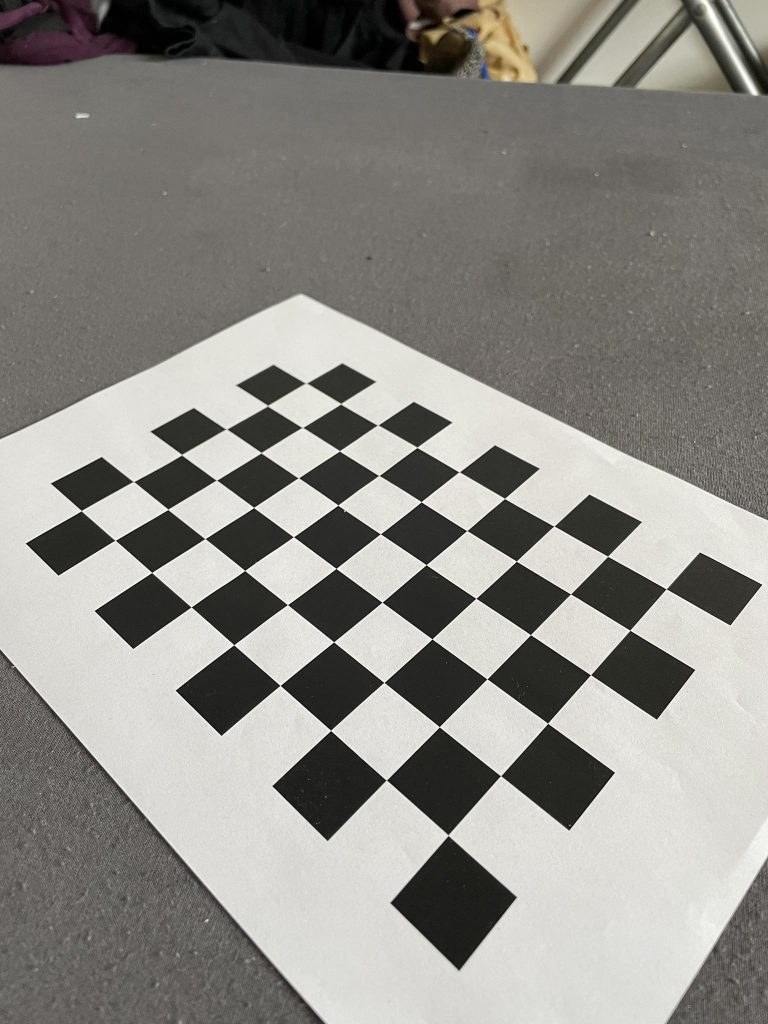
#> input picture chessboards/board1.jpg, 1536 x 2048 px (shown at 1/2 size); its folder holds 5 pictures in this run
$ python combined.py
#> lines starting #> are read from the running program, lines starting #| are printed output that depends on the picture; after the words box and inside, x2 and y2 are one past the last pixel; in counts of white or black regions, pixels touching at a corner belong together
import numpy as np
import cv2 as cv
import glob

def get_corners():
    # Specify the path to the images
    folder_path = 'C:\\Users\\luiho\\OneDrive\\Desktop\\AI\\AI sem 1 (periods 3-4)\\CompVis\\chessboards'
    image_path_pattern = f'{folder_path}\\*.jpg'

    # Create a list of image file paths
    images = glob.glob(image_path_pattern)

    # Termination criteria
    criteria = (cv.TERM_CRITERIA_EPS + cv.TERM_CRITERIA_MAX_ITER, 30, 0.001)

    # Prepare object points, like (0, 0, 0), (1, 0, 0), ..., (6, 5, 0)
    objp = np.zeros((6 * 7, 3), np.float32)
    objp[:, :2] = np.mgrid[0:7, 0:6].T.reshape(-1, 2)

    # Create the window outside the loop
    cv.namedWindow('img', cv.WINDOW_NORMAL)

    objpoints = []
    imgpoints = []

    for fname in images:
        img = cv.imread(fname)
#> img is the input picture: shape (2048, 1536, 3); mean B, G, R 134.9, 140, 141.8
        gray = cv.cvtColor(img, cv.COLOR_BGR2GRAY)

        # Find the chessboard corners
        ret, corners = cv.findChessboardCorners(gray, (9, 6), None)
#> ret = True; corners = 54 rows, first 8: [897, 1672], [773.1, 1560.6], [661.7, 1461.3], [560.7, 1371.4], [468.2, 1290.3], [383, 1214.5], [304.1, 1145.5], [231.3, 1081.1]

        # If found, add object points, image points (after refining them)
        if ret:
            objpoints.append(objp)
            corners2 = cv.cornerSubPix(gray, corners, (11, 11), (-1, -1), criteria)
#> corners2 = 54 rows, first 8: [896.6, 1670.9], [773.2, 1560.6], [661.8, 1461.3], [560.7, 1371.4], [468.2, 1290.1], [382.8, 1214.4], [304.1, 1145.4], [231.1, 1081]
            imgpoints.append(corners2)

            # Draw and display the corners
            cv.drawChessboardCorners(img, (9, 6), corners2, ret)
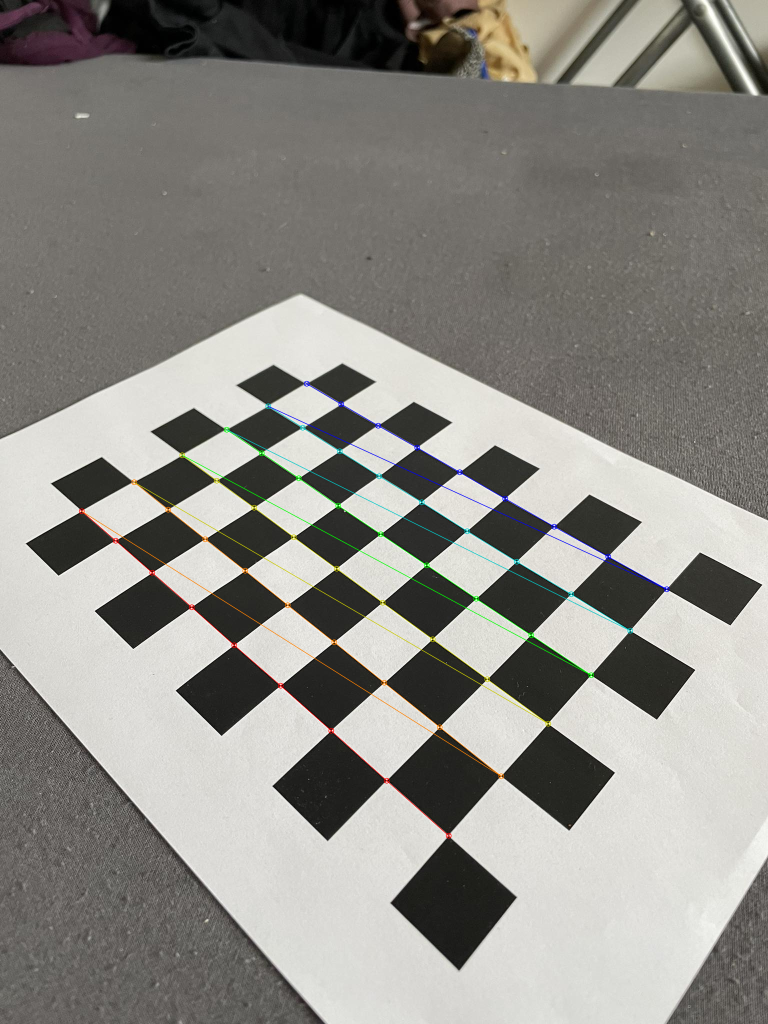
#> img: shape (2048, 1536, 3) (shown at 1/2 size); 0.95% of pixels changed, all inside (x1, y1, x2, y2) = (157, 761, 1340, 1678)
            # Adjust the size of window
            cv.resizeWindow('img', img.shape[1], img.shape[0])

            print(fname +"-valid")

            # Show the image
            cv.imshow('img', img)
            cv.waitKey(1000)   # Adjustable according to user's device
        else:
            print(fname +"-invalid")

            cv2.setMouseCallback('img', click_event)
#> pass 2 of the loop in get_corners, `for fname in images:`:
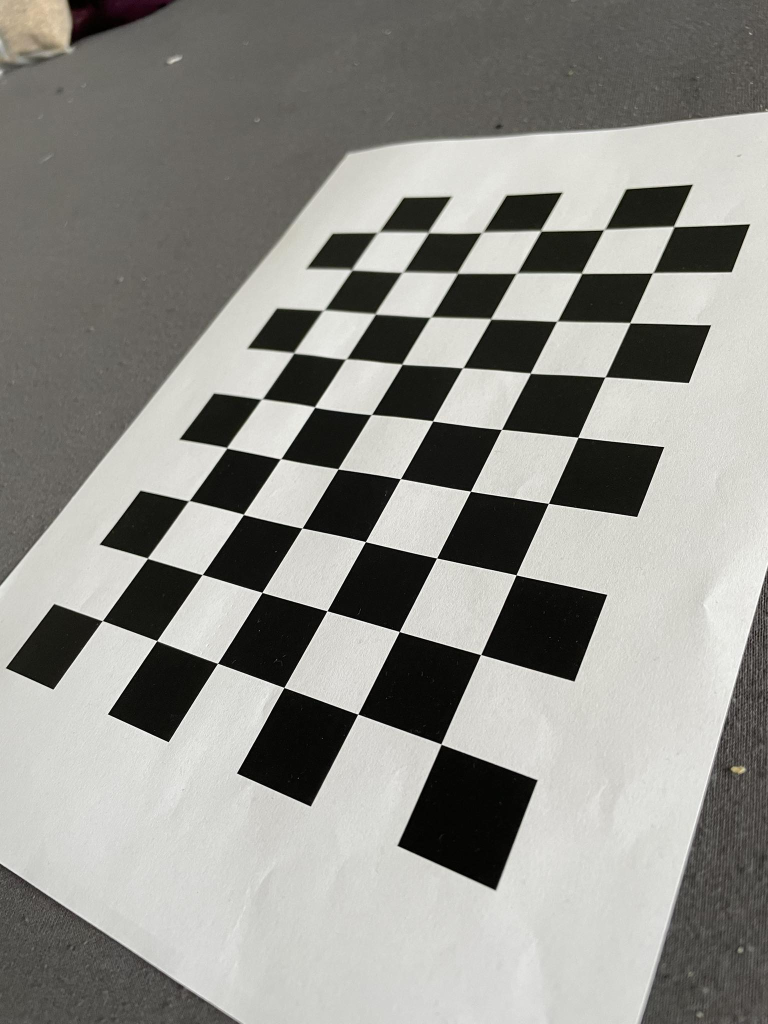
#> input picture chessboards/board10.jpg, 1536 x 2048 px (shown at 1/2 size)
#> in get_corners, img is the input picture: shape (2048, 1536, 3); mean B, G, R 138.7, 143.8, 144.4
#> corners = 54 rows, first 8: [205.4, 1241.4], [295.5, 1116.5], [379.6, 1001.5], [453.9, 897.4], [524, 798.5], [588.8, 707.4], [648.5, 621], [704.5, 540]
#> corners2 = 54 rows, first 8: [205.2, 1241.7], [295.5, 1116.8], [378.4, 1001.8], [454, 896.2], [524, 798.5], [588, 706.4], [647.9, 620.6], [704.3, 540.5]
#> in get_corners, `cv.drawChessboardCorners(img, (9, 6), corners2, ret)`:
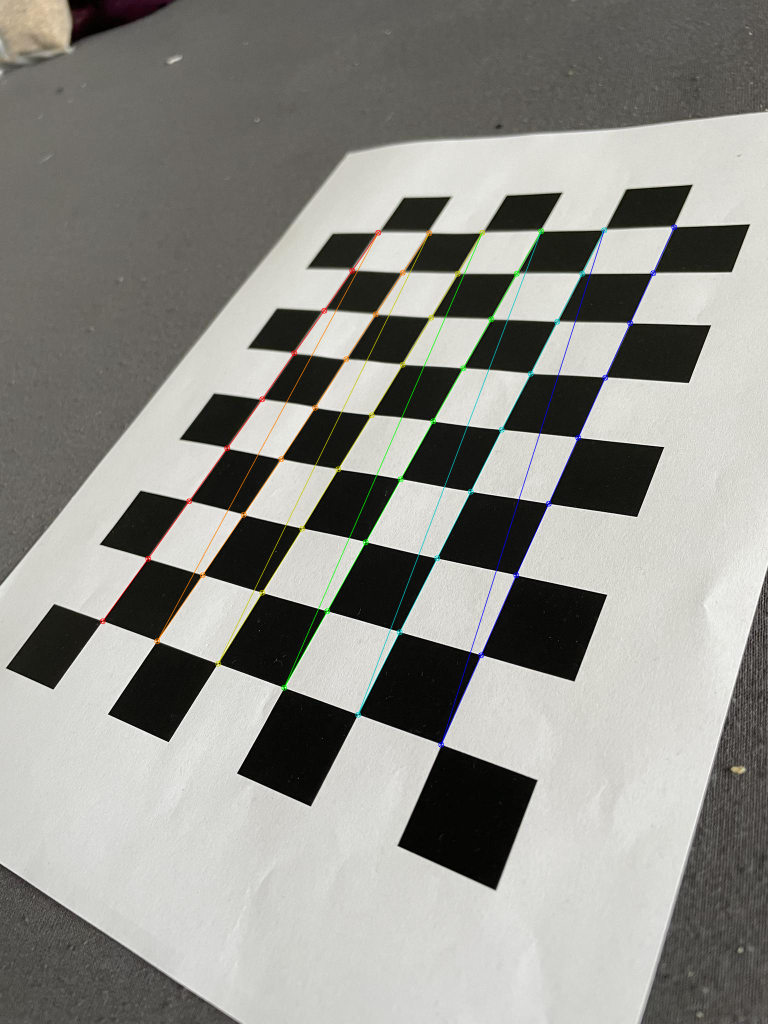
#> img: shape (2048, 1536, 3) (shown at 1/2 size); 1.1% of pixels changed, all inside (x1, y1, x2, y2) = (199, 448, 1355, 1496)
#> pass 3 of the loop in get_corners, `for fname in images:`:
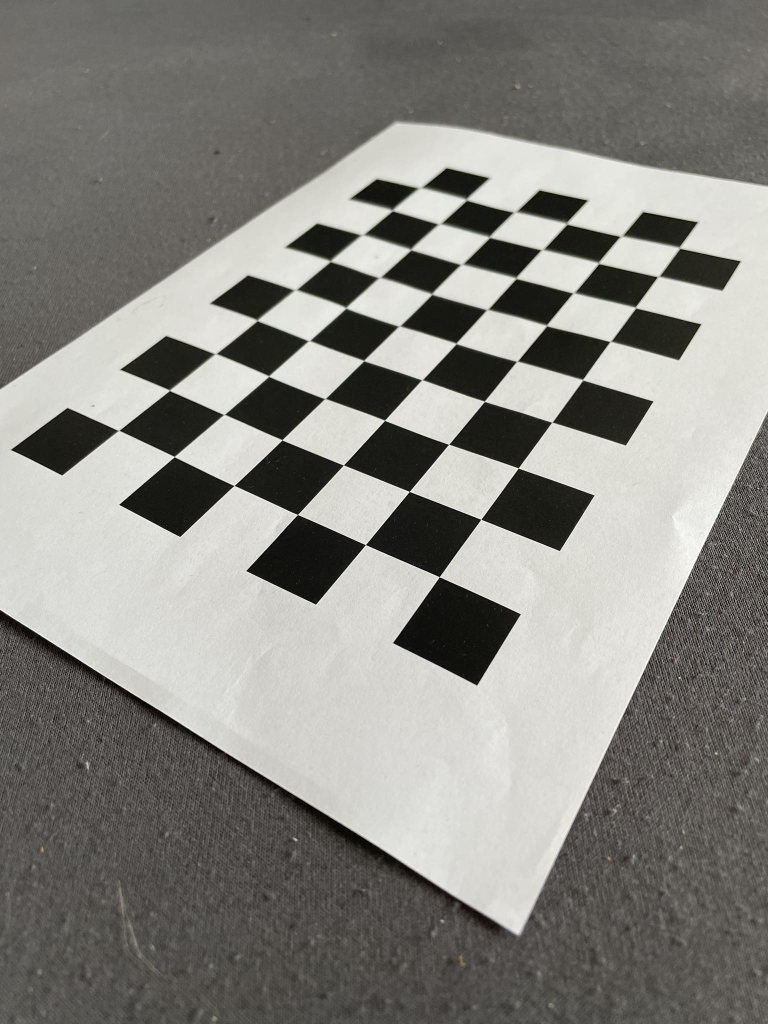
#> input picture chessboards/board11.jpg, 1536 x 2048 px (shown at 1/2 size)
#> in get_corners, img is the input picture: shape (2048, 1536, 3); mean B, G, R 128.4, 133.4, 134.4
#> corners = 54 rows, first 8: [239, 861.6], [339.6, 782.3], [430.5, 705.5], [514.5, 643.3], [590.5, 579.5], [661, 522], [723.4, 467.9], [785, 420.5]
#> corners2 = 54 rows, first 8: [238.2, 861.3], [339.4, 781.1], [431.7, 708.1], [514.8, 641.3], [591.6, 580.3], [661, 523.1], [725.1, 470.6], [785.3, 421.6]
#> in get_corners, `cv.drawChessboardCorners(img, (9, 6), corners2, ret)`:
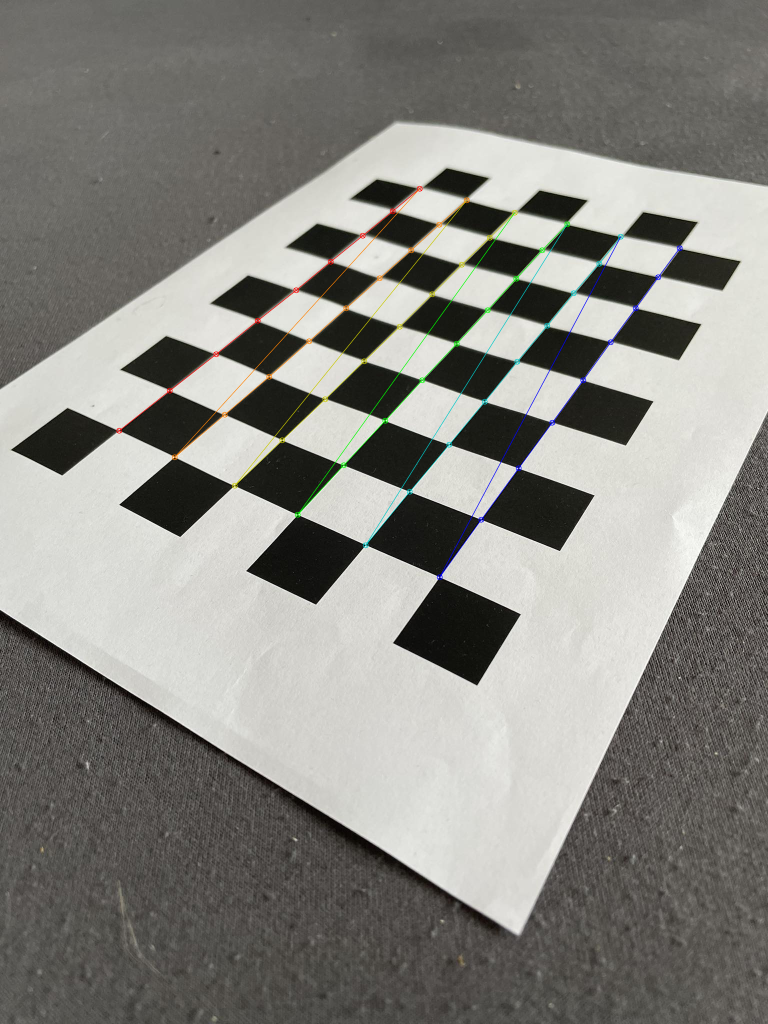
#> img: shape (2048, 1536, 3) (shown at 1/2 size); 0.78% of pixels changed, all inside (x1, y1, x2, y2) = (232, 371, 1366, 1161)
#> the loop made 5 passes; the first 3 are shown

            #pop up click_event:
            #pass the manually clicked corners back into cv.drawChessboardCorners

    cv.destroyAllWindows()

# Call the function
#> (the run stopped early here; a loop or call above may not have finished)
